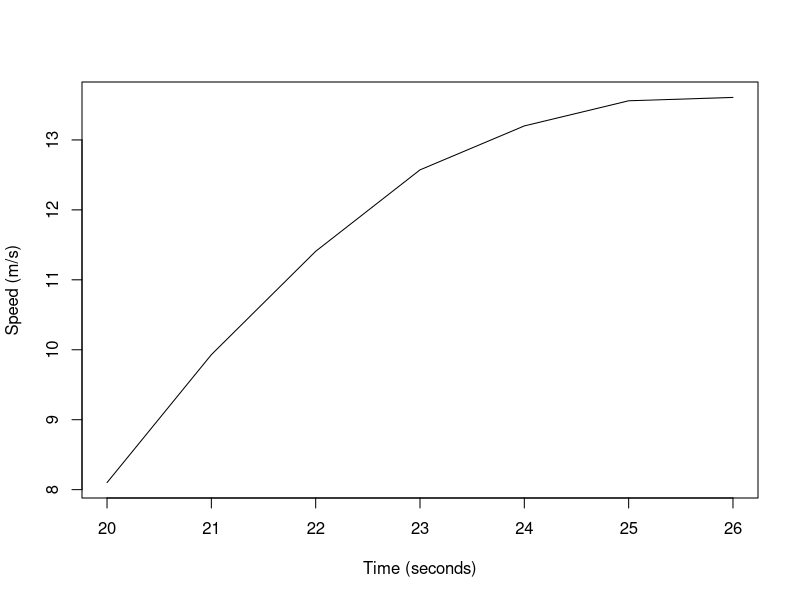
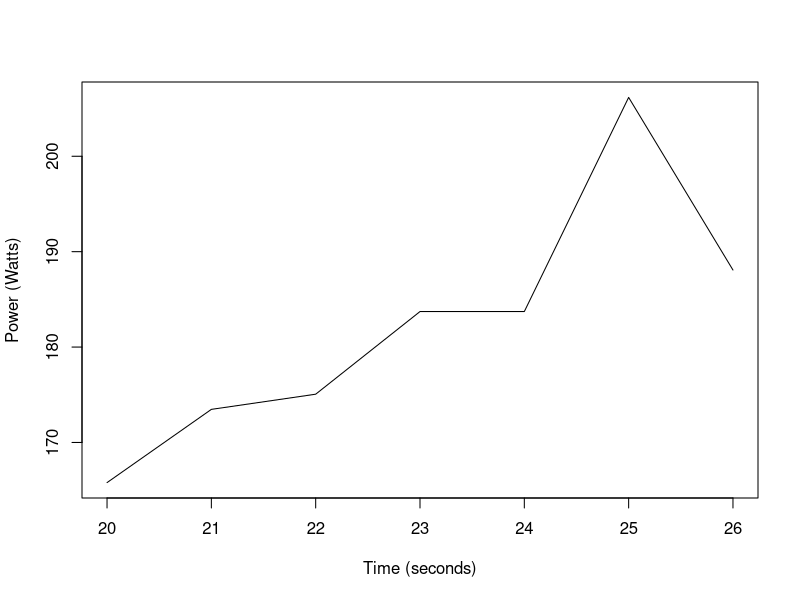

These charts were generated, in order, by the following R code:
# Set the working directory
setwd("/Users/mac/Desktop/Programming/COMP9596//DroneData")

# Read the data
data <- read.csv(file="14.csv", header=TRUE, sep=",")

# Convert date column to Date object
data$Date <- as.POSIXct(data$Date)

# Extract the data from column name to plot
data.toPlot <- data[data$Battery > 18,]

# Calculate the difference of each time point to the first (in seconds)
data.toPlot$TimeDiff <- data.toPlot$Date - data.toPlot$Date[1]

# Since TimeDiff is a time/date object, convert it to a numeric and store this as an extra column in data frame
data.toPlot$TimeDiffValue <- as.numeric(data.toPlot$TimeDiff)

# Multiple current and voltage to get Power
data.toPlot$Power <- as.double(-(data.toPlot$Current/1000) * data.toPlot$Voltage/1000)

#Get Mangnitude of Velocity
data.toPlot$Velocity <- sqrt(data.toPlot$VelocityX^2 + data.toPlot$VelocityY^2 + data.toPlot$VelocityZ^2)

#Remove extra data
data.toPlot <- data.toPlot[data.toPlot$TimeDiffValue > 19 & data.toPlot$TimeDiffValue < 27,]

ppi <- 200
png(file=paste("14AcclerationSpeed", ".png", sep=""), height=7*ppi, width=9*ppi, res=ppi)
plot(y=data.toPlot$Velocity, x=data.toPlot$TimeDiffValue,type="l",col="black", lwd="1", xlab="Time (seconds)", ylab="Speed (m/s)")
dev.off()

png(file=paste("14AcclerationPower", ".png", sep=""), height=7*ppi, width=9*ppi, res=ppi)
plot(y=data.toPlot$Power, x=data.toPlot$TimeDiffValue,type="l",col="black", lwd="1", xlab="Time (seconds)", ylab="Power (Watts)")

dev.off()

